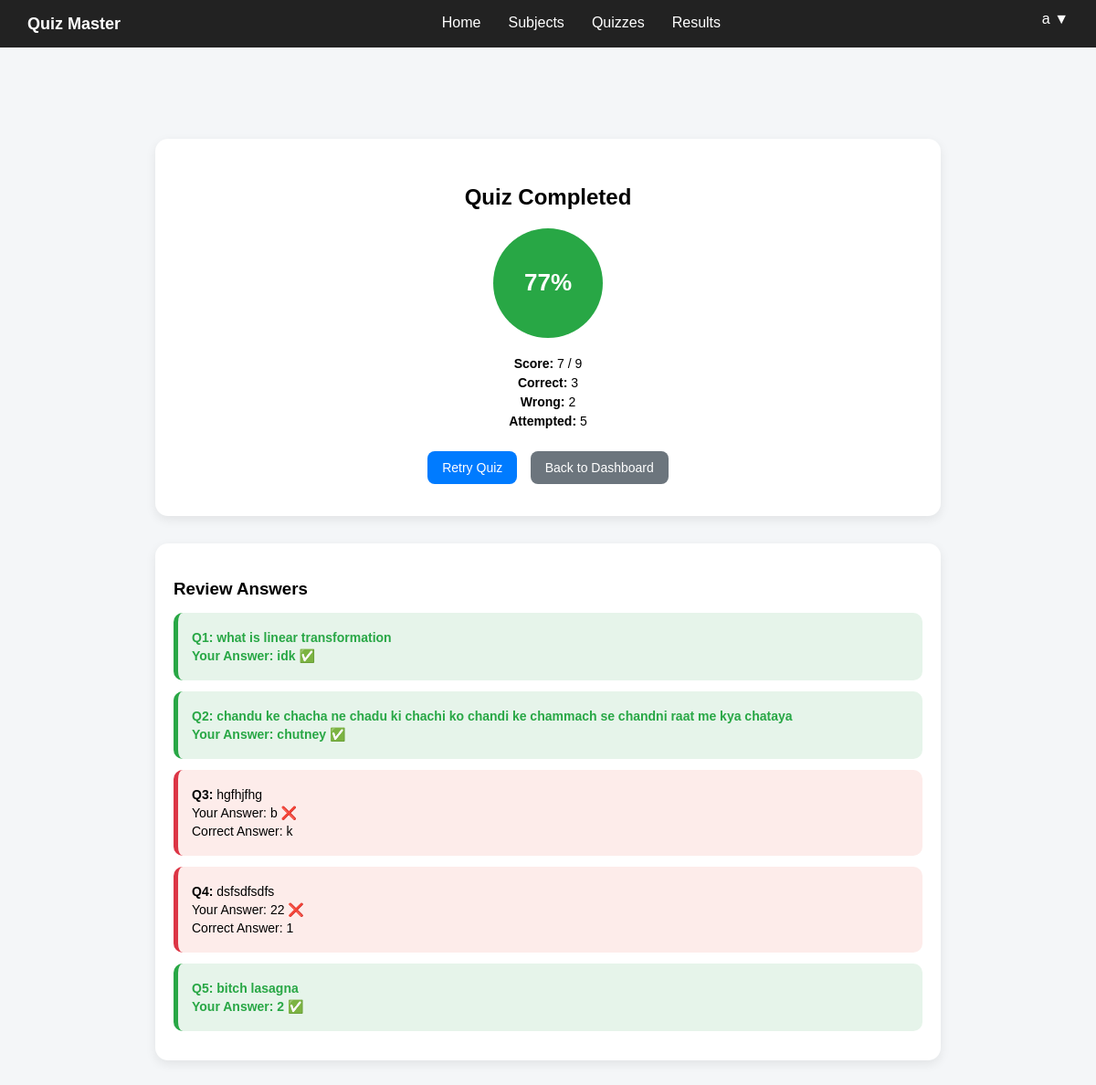
The app's page /student/attempt/3/result (signed in) with its own data.
### controller/models.py (models this page shows)
class Attempt(db.Model):
    __tablename__ = "attempts"
    id = db.Column(db.Integer, primary_key=True)
    user_id = db.Column(db.Integer, db.ForeignKey("users.id"), nullable=False)
    quiz_id = db.Column(db.Integer, db.ForeignKey("quizzes.id"), nullable=False)
    score = db.Column(db.Integer)
    total_questions = db.Column(db.Integer)
    total_marks = db.Column(db.Integer)
    timestamp = db.Column(db.DateTime, default=datetime.utcnow)
    answers = db.relationship("AttemptAnswer", backref="attempt", lazy=True)

class Question(db.Model):
    __tablename__ = "questions"
    id = db.Column(db.Integer, primary_key=True)
    question_text = db.Column(db.Text, nullable=False)
    option1 = db.Column(db.String(200), nullable=False)
    option2 = db.Column(db.String(200), nullable=False)
    option3 = db.Column(db.String(200), nullable=False)
    option4 = db.Column(db.String(200), nullable=False)
    correct_option = db.Column(db.Integer, nullable=False)
    marks = db.Column(db.Integer, nullable=False, default=1)
    quiz_id = db.Column(db.Integer, db.ForeignKey("quizzes.id"), nullable=False)

### app.py (the view)
@app.route("/student/attempt/<int:attempt_id>/result")
def attempt_result(attempt_id):
    if "user_id" not in session:
        flash("Please login first")
        return redirect(url_for("login"))
    attempt = Attempt.query.get_or_404(attempt_id)
    if attempt.user_id != session["user_id"]:
        flash("Unauthorized access")
        return redirect(url_for("home"))
    quiz = Quiz.query.get(attempt.quiz_id)
    questions = Question.query.filter_by(quiz_id=quiz.id).all()
    answer_map = {
        a.question_id: a.selected_option
        for a in attempt.answers
    }
    correct = 0
    wrong = 0
    attempted = 0
    review_data = []
    for q in questions:
        selected = answer_map.get(q.id)
        if selected:
            attempted += 1
        is_correct = selected == q.correct_option
        if is_correct:
            correct += 1
        else:
            if selected:
                wrong += 1
        review_data.append({
            "question": q,
            "selected": selected,
            "correct": q.correct_option,
            "is_correct": is_correct
        })
    percentage = int((attempt.score / attempt.total_marks) * 100) if attempt.total_marks else 0
    return render_template(
        "attempt_result.html",
        quiz=quiz,
        attempt=attempt,
        correct=correct,
        wrong=wrong,
        attempted=attempted,
        percentage=percentage,
        review_data=review_data
    )

### templates/attempt_result.html
{% extends "base.html" %}
{% block content %}
<div class="container">
    <div class="result-card">
        <h2>Quiz Completed</h2>
        <div class="score-circle
            {% if percentage < 40 %}score-low
            {% elif percentage < 70 %}score-medium
            {% else %}score-high
            {% endif %}">
            <span>{{ percentage }}%</span>
        </div>
        <div class="result-details">
            <p><strong>Score:</strong> {{ attempt.score }} / {{ attempt.total_marks }}</p>
            <p><strong>Correct:</strong> {{ correct }}</p>
            <p><strong>Wrong:</strong> {{ wrong }}</p>
            <p><strong>Attempted:</strong> {{ attempted }}</p>
        </div>
        <div class="result-actions">
            <button class="btn retry" onclick="location.href='{{ url_for('attempt_quiz', quiz_id=quiz.id) }}'">
                Retry Quiz
            </button>
            <button class="btn dashboard" onclick="location.href='{{ url_for('home') }}'">
                Back to Dashboard
            </button>
        </div>
    </div>
    <div class="review-section">
        <h3>Review Answers</h3>
        {% for item in review_data %}
        <div class="review-card {{ 'correct' if item.is_correct else 'wrong' }}">
            <p><strong>Q{{ loop.index }}:</strong> {{ item.question.question_text }}</p>
            <p>
                Your Answer:
                {% if item.selected %}
                {{ item.question['option' ~ item.selected] }}
                {% if item.is_correct %} ✅ {% else %} ❌ {% endif %}
                {% else %}
                Not Attempted ❌
                {% endif %}
            </p>
            {% if not item.is_correct %}
            <p>
                Correct Answer:
                {{ item.question['option' ~ item.correct] }}
            </p>
            {% endif %}
        </div>
        {% endfor %}
    </div>
</div>
{% endblock %}

### static/css/base.css (style rules this page uses)
body { font-family: Arial, sans-serif; background: #f4f6f8; margin: 0; }
.container { max-width: 1000px; margin: 30px auto; padding: 20px; border-radius: 12px; }
.btn { padding: 8px 14px; border: none; border-radius: 6px; cursor: pointer; font-size: 14px; }
.correct { color: #28a745; font-weight: bold; background: #eaf7ee; }
body { padding-bottom: 80px; }
.container { max-width: 900px; margin: 30px auto; }
.result-card { background: white; padding: 30px; border-radius: 14px; text-align: center; box-shadow: 0 4px 12px rgba(0, 0, 0, 0.08); margin-bottom: 30px; }
.result-card h2 { margin-bottom: 10px; }
.score-circle { width: 120px; height: 120px; border-radius: 50%; margin: 20px auto; display: flex; align-items: center; justify-content: center; font-size: 26px; font-weight: bold; color: white; background: #28a745; }
.score-high { background: #28a745; }
.result-details { margin-top: 10px; }
.result-details p { margin: 5px 0; font-size: 14px; }
.result-actions { margin-top: 20px; }
.result-actions .btn { padding: 10px 16px; margin: 5px; border-radius: 8px; border: none; cursor: pointer; }
.retry { background: #007bff; color: white; }
.dashboard { background: #6c757d; color: white; }
.review-section { background: white; padding: 20px; border-radius: 14px; box-shadow: 0 4px 12px rgba(0, 0, 0, 0.08); }
.review-section h3 { margin-bottom: 15px; }
.review-card { padding: 15px; border-radius: 10px; margin-bottom: 12px; font-size: 14px; }
.review-card.correct { background: #e6f4ea; border-left: 5px solid #28a745; }
.review-card.wrong { background: #fdecea; border-left: 5px solid #dc3545; }
.review-card p { margin: 4px 0; }

### records on screen
Attempt: score "7", total_marks "9"
Question: question.question_text "what is linear transformation", option1 "idk"
Question: question.question_text "chandu ke chacha ne chadu ki chachi ko chandi ke chammach se chandni raat me kya chataya", option3 "chutney"
Question: question.question_text "hgfhjfhg", option1 "b", option3 "k"
Question: question.question_text "dsfsdfsdfs", option2 "22", option1 "1"
Question: question.question_text "bitch lasagna", option2 "2"

### other values on screen
{{ session.get('username', 'User') }} "a"
{{ percentage }} "77"
{{ correct }} "3"
{{ wrong }} "2"
{{ attempted }} "5"
